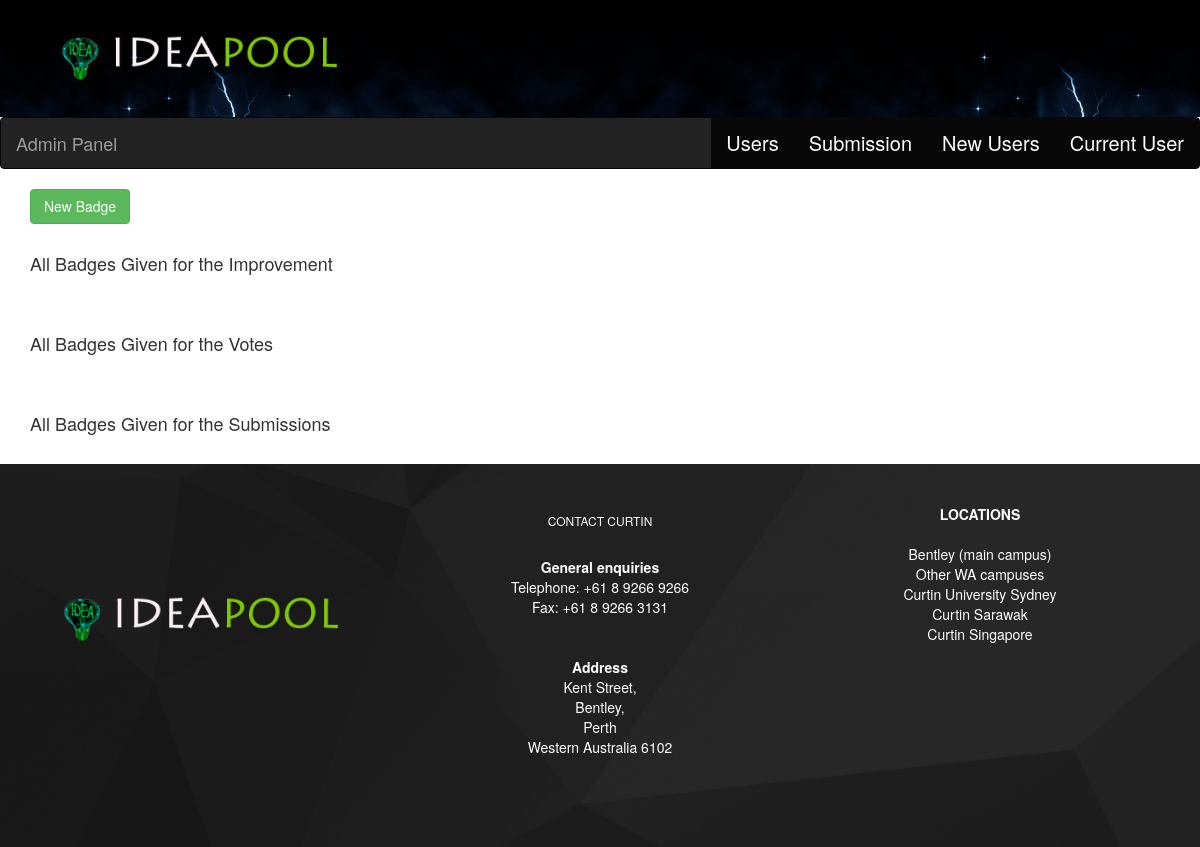
/awardDisplay.php, run on an earlier commit of the app's database.
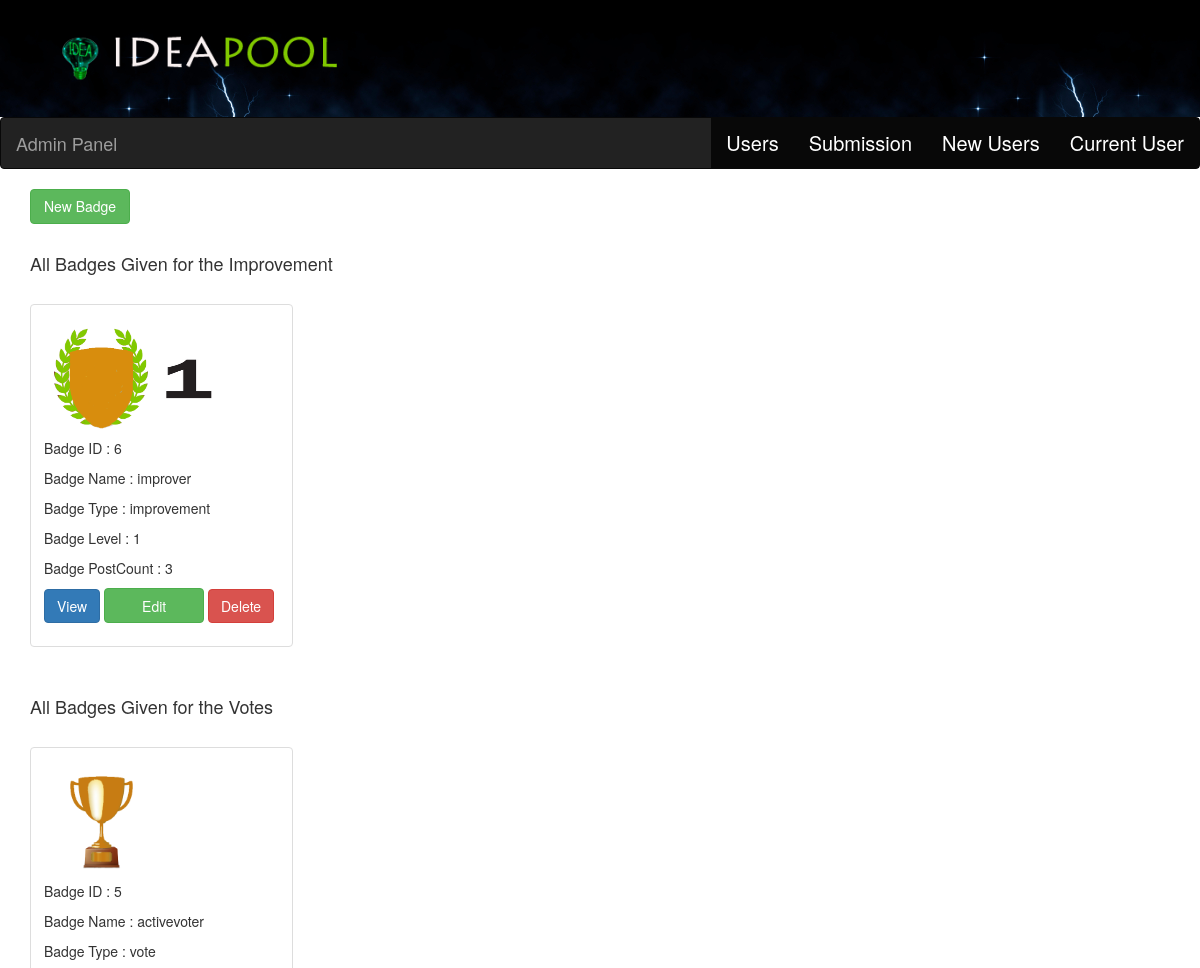
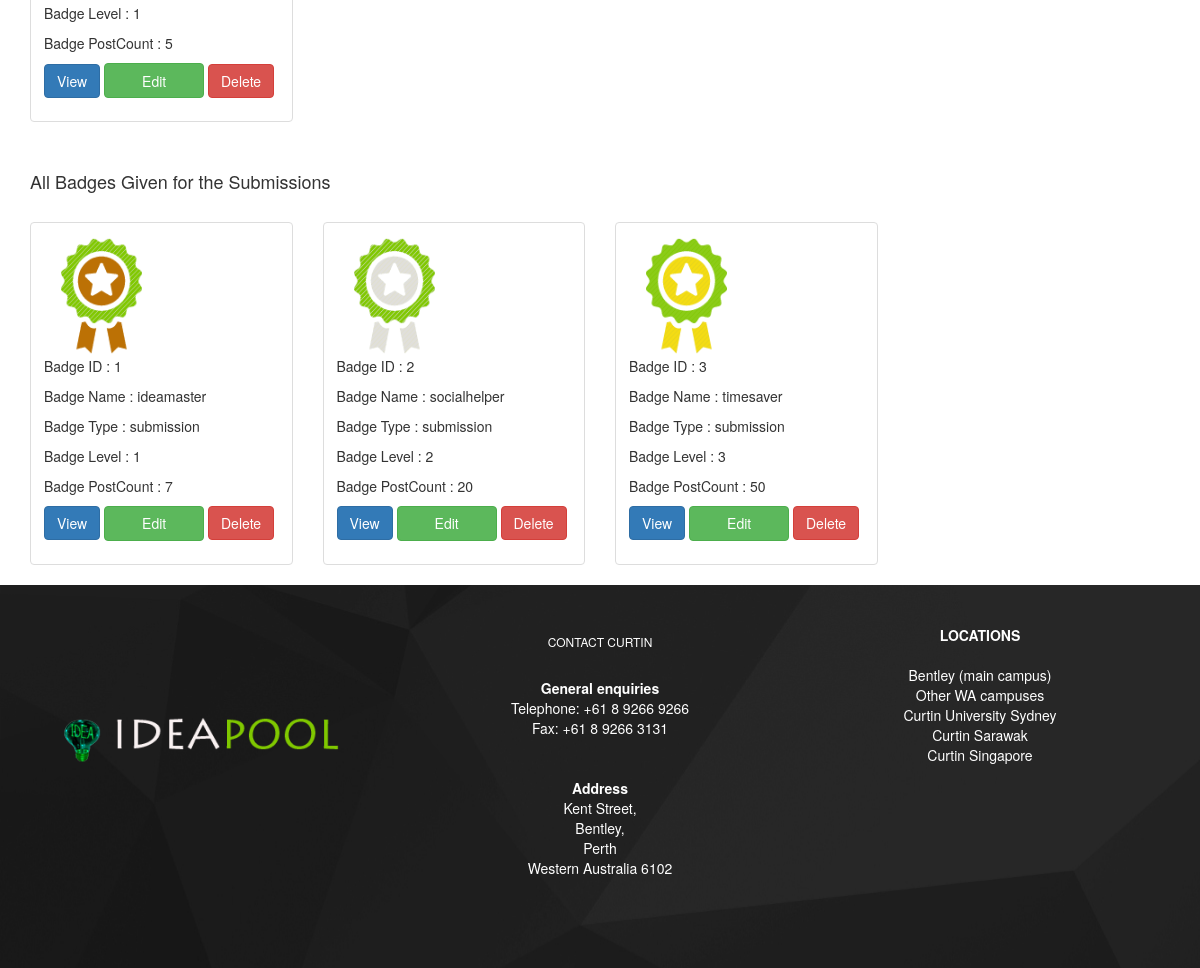
And on a later commit of the database (2 pictures, top to bottom).
### tables this page shows
CREATE TABLE IF NOT EXISTS `reward` (
  `id` int(20) NOT NULL AUTO_INCREMENT,
  `name` varchar(255) NOT NULL,
  `level` int(20) NOT NULL,
  `img` varchar(255) NOT NULL,
  `postcount` int(20) NOT NULL,
  `type` varchar(255) NOT NULL,
  `description` varchar(255) NOT NULL,
  PRIMARY KEY (`id`)
);

### awardDisplay.php (the view, shortened to what this page needs)
<!DOCTYPE html PUBLIC "-//W3C//DTD XHTML 1.0 Transitional//EN" "http://www.w3.org/TR/xhtml1/DTD/xhtml1-transitional.dtd">
<html xmlns="http://www.w3.org/1999/xhtml">
<head>
<link rel="stylesheet" href="css/ideacss.css" />
<link rel="stylesheet" href="css/bootstrap.min.css"></link>
</head>
<body>
<?php
include('header.php');
?>
<nav class = "navbar navbar-inverse" role = "navigation">
           <div class = "navbar-header" style="font-size:20px">
              <a class = "navbar-brand" href = "adminPanel.php">Admin Panel</a>
           </div>
           <div style="font-size:20px">
                            <div class="nav">
                                          <ul class = "nav navbar-nav pull-right">
                                                <li class = "active"><a href = "SearchUser.php">Users</a></li>
                                                <li class = "active"><a href = "editSubmissionCompu.php">Submission</a></li>
                                                 <li class = "active"><a href = "newusers.php">New Users</a></li>
                                                <li class = "active"><a href = "allusers.php">Current User</a></li>
                                          </ul>
                             </div>
              </div>
</nav>
<div class="container">
<a href="addAwards.php" class="btn btn-success" role="button" width="20em" height: 2em;>New Badge</a>
<div class="row">
<div class="col-md-12">
<br/>
<h4>All Badges Given for the Improvement </h4>
<br/>
<?php
include("database_connect.php");
$query = "select * from reward where type = 'improvement'";
$result=mysqli_query($con,$query);
?>
<tr class="info">
<div class="row">
<?php while($row=mysqli_fetch_array($result)){
  ?>
  <div class="col-xs-6 col-md-3">
    <div class="thumbnail">
      <div class="caption">
      <img src="<?php echo $row['img']?>" height="120px" width="115px" align="middle"><img class="LevelImg" src="images/201SN_full.jpg" height="50px" width="60px">
        <p>Badge ID : <?php echo $row['id'] ?></p>
        <p>Badge Name : <?php echo $row['name']; ?></p>
        <p>Badge Type        : <?php echo $row['type'] ?></p>
        <p>Badge Level      : <?php echo $row['level'] ?></p>
         <p>Badge PostCount      : <?php echo $row['postcount'] ?></p>
        <p><a href="viewAwards.php?sendId=<?= $row['id'] ?>" onclick="pop_up(this);return false;" class="btn btn-primary" role="button">View</a>
        <button type="button" name="button" class="btn btn-success" onclick="javascript:Edit_id(<?php echo $row['id']; ?>)">Edit</button>
        <button type="button" name="button" class="btn btn-danger" onclick="javascript:delete_id(<?php echo $row['id']; ?>)">Delete</button>
      </div>
    </div>
  </div>
  <?php
}
?>
</div>
</div>
</div>
<div class="row">
<div class="col-md-12">
<br/>
<h4>All Badges Given for the Votes </h4>
<br/>
<?php
include("database_connect.php");
$query = "select * from reward where type = 'vote'";
$result=mysqli_query($con,$query);
?>
<tr class="info">
<div class="row">
<?php while($row=mysqli_fetch_array($result)){
  ?>
  <div class="col-xs-6 col-md-3">
    <div class="thumbnail">
      <div class="caption">
      <img src="<?php echo $row['img']?>" height="120px" width="115px" align="middle">
        <p>Badge ID : <?php echo $row['id'] ?></p>
        <p>Badge Name : <?php echo $row['name']; ?></p>
        <p>Badge Type        : <?php echo $row['type'] ?></p>
        <p>Badge Level      : <?php echo $row['level'] ?></p>
        <p>Badge PostCount      : <?php echo $row['postcount'] ?></p>
        <p><a href="viewAwards.php?sendId=<?= $row['id'] ?>" onclick="pop_up(this);return false;" class="btn btn-primary" role="button">View</a>
          <button type="button" name="button" class="btn btn-success" onclick="javascript:Edit_id(<?php echo $row['id']; ?>)">Edit</button>
        <button type="button" name="button" class="btn btn-danger" onclick="javascript:delete_id(<?php echo $row['id']; ?>)">Delete</button>
      </div>
    </div>
  </div>
  <?php
}
?>
</div>
</div>
</div>
<div class="row">
<div class="col-md-12">
<br/>
<h4>All Badges Given for the Submissions </h4>
<br/>
<?php
include("database_connect.php");
$query = "select * from reward where type = 'submission'";
$result=mysqli_query($con,$query);
?>
<tr class="info">
<div class="row">
<?php while($row=mysqli_fetch_array($result)){
  ?>
  <div class="col-xs-6 col-md-3">
    <div class="thumbnail">
      <div class="caption">
      <img src="<?php echo $row['img']?>" height="120px" width="115px" align="middle">
        <p>Badge ID : <?php echo $row['id'] ?></p>
        <p>Badge Name : <?php echo $row['name']; ?></p>
        <p>Badge Type        : <?php echo $row['type'] ?></p>
        <p>Badge Level      : <?php echo $row['level'] ?></p>
        <p>Badge PostCount      : <?php echo $row['postcount'] ?></p>
        <p><a href="viewAwards.php?sendId=<?= $row['id'] ?>" onclick="pop_up(this);return false;" class="btn btn-primary" role="button">View</a>
          <button type="button" name="button" class="btn btn-success" onclick="javascript:Edit_id(<?php echo $row['id']; ?>)">Edit</button>
        <button type="button" name="button" class="btn btn-danger" onclick="javascript:delete_id(<?php echo $row['id']; ?>)">Delete</button>
      </div>
    </div>
  </div>
  <?php
}
?>
</div>
</div>
</div>
</div>
<?php
 include('footer.php');
?>
</body>
</html>

### header.php (shortened to what this page needs)
<div class="container-fluid header">
     <div class="row headerrow">
        <div class="col-md-4">
          <a href="index.php" data-toggle="tooltip" data-placement="bottom" title="Home"><img src="images/logo.png" class="img img-responsive"/></a>
        </div>
         <div class="col-md-4">
        </div>
         <div class="col-md-4">
        </div>
      </div>
</div>

### footer.php (shortened to what this page needs)
<!DOCTYPE html PUBLIC "-//W3C//DTD XHTML 1.0 Transitional//EN" "http://www.w3.org/TR/xhtml1/DTD/xhtml1-transitional.dtd">
<html xmlns="http://www.w3.org/1999/xhtml">
<head>
</head>
<body>
   <div class="container-fluid footer">
     <div class="container">
          <div class="col-md-4" align="center">
            <img src="images/logo.png" class="img img-responsive footerimg"  />
          </div>
           <div class="col-md-4" align="center">
           <h6> CONTACT CURTIN </h6>
           <br />
           <p>
           <b>General enquiries</b>	 <br />
		   Telephone: +61 8 9266 9266	 <br />
		   Fax: +61 8 9266 3131	 <br />
           <br /><br/>
            <b>Address</b>	 <br />
			Kent Street, <br /> Bentley, <br /> Perth <br />
			Western Australia 6102
            </p>
          </div>
           <div class="col-md-4" align="center">
           <p><b>LOCATIONS</b>	<br /> <br />
			Bentley (main campus)	 <br />
			Other WA campuses	 <br />
			Curtin University Sydney	 <br />
			Curtin Sarawak	 <br />
			Curtin Singapore	 <br />
			</p>
          </div>
     </div>
 </div>
</body>
</html>

### css/ideacss.css (style rules this page uses)
.header { background-image:url(../images/banner2.jpg); text-align:center; }
.btn-success { background-color:#6fc100; height:35px; width:100px; font-weight:bolder; font-size:15px; }
.headerrow { padding:2em; }
.footer { background-image:url(../images/footer.jpg); }
.footer { background-image:url(../images/footer.jpg); padding-bottom:80px; color:#FFF; padding-top:40px; }
.footerimg { padding-top:85px; }

What changed in the data, as far as the page shows it:
added reward: img (picture), id "6", name "improver", type "improvement", level "1", postcount "3", shown under "All Badges Given for the Improvement"
added reward: img (picture), id "5", name "activevoter", type "vote", level "1", postcount "5", shown under "All Badges Given for the Votes"
added reward: img (picture), id "1", name "ideamaster", type "submission", level "1", postcount "7", shown under "All Badges Given for the Submissions"
added reward: img (picture), id "2", name "socialhelper", type "submission", level "2", postcount "20", shown under "All Badges Given for the Submissions"
added reward: img (picture), id "3", name "timesaver", type "submission", level "3", postcount "50", shown under "All Badges Given for the Submissions"
